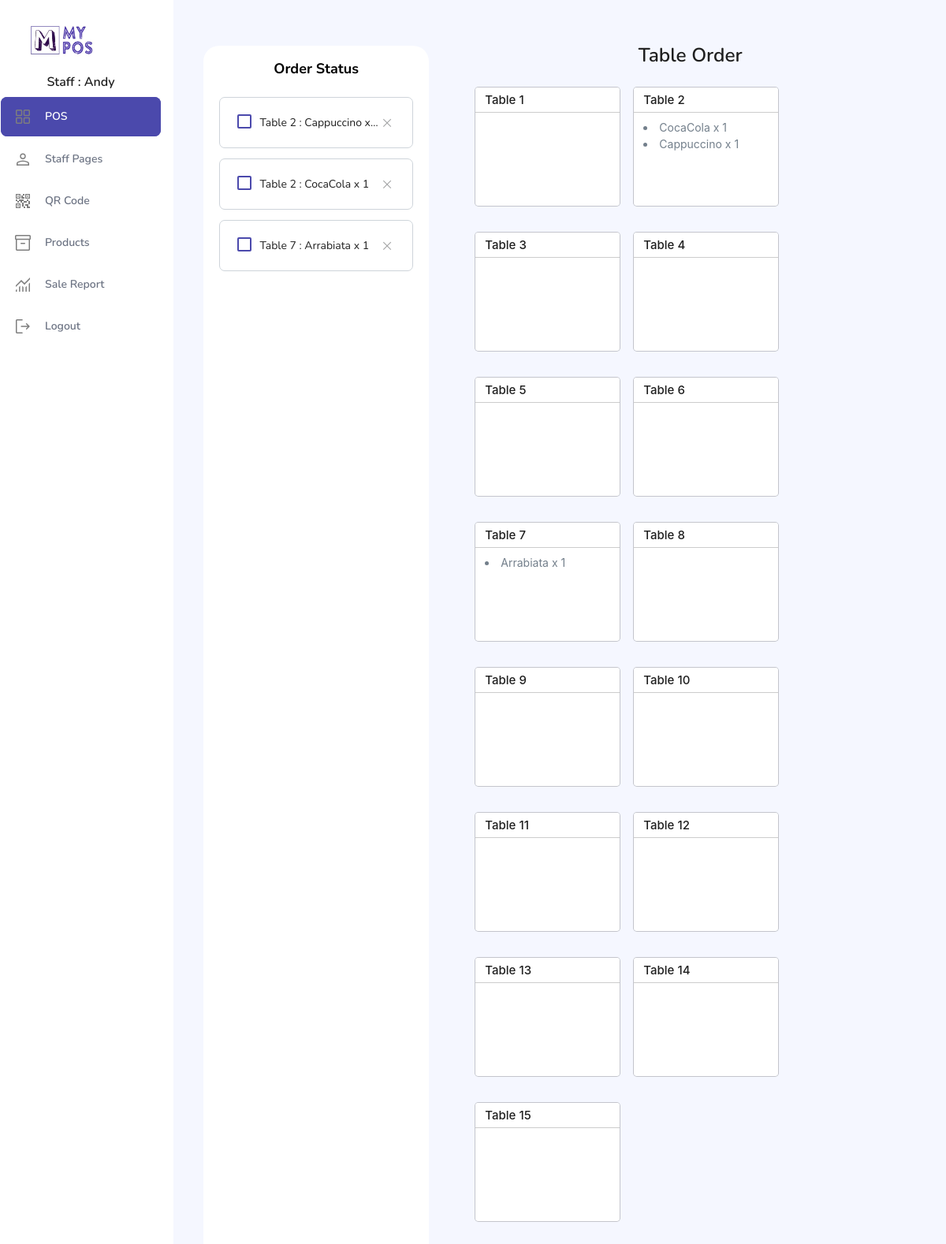
Screenshot of /tableOrders.php (signed in) with the database file from the repository.
### tables this page shows
CREATE TABLE `purchase_order` (
  `id` int(11) NOT NULL,
  `table_number` int(22) NOT NULL,
  `product_name` varchar(11) NOT NULL,
  `quantity` int(11) NOT NULL,
  `unit_price` decimal(10,0) NOT NULL,
  `sub_total` decimal(10,0) NOT NULL,
  `isdone` varchar(11) DEFAULT NULL,
  `date` timestamp NOT NULL DEFAULT current_timestamp()
);

### db.php (called while the page is built)
<?php
$conn = new mysqli("localhost", "root", "", "pos");
$conn->set_charset("utf8");
function messagQueue($sql){
   global $conn;
   return $conn->query($sql);
}
?>

### tableOrders.php (the view, shortened to what this page needs)
<?php
	include "db.php";
$checkboxsql = messagQueue("SELECT product_name, table_number, quantity, isdone FROM purchase_order WHERE NOT isdone='true' ORDER BY table_number DESC");
?>
<!DOCTYPE html>
<html lang="en">
<head>
  <link rel="stylesheet" href="../../vendors/ti-icons/css/themify-icons.css">
  <link rel="stylesheet" href="../../css/vertical-layout-light/style.css">
</head>
<body>
      <div class="row">
      <nav class="sidebar sidebar-offcanvas" id="sidebar">
        <ul class="nav">
            <a class="navbar-brand brand-logo mr-5" href="tableOrders.php"><img src="../images/logo.jpg" width="82.69" height="44" alt="logo"/></a>
            <br><h5>Staff : <?php echo $_SESSION['username'] ?></h5>
          <li class="nav-item">
            <a class="nav-link" href="tableOrders.php">
            <i class="menu-icon"><img src="images/pos.svg"  width="24" height="24"></i>
              <span class="menu-title">POS</span>
            </a>
          </li>
          <li class="nav-item">
            <a class="nav-link" href="pages/userProfile/userProfile.php">
            <i class="menu-icon"><img src="images/user.svg"  width="24" height="24"></i>
                <span class="menu-title">Staff Pages</span>
            </a>
          </li>
          <li class="nav-item">
            <a class="nav-link"  href="pages/qr/qr.php">
            <i class="menu-icon"><img src="images/qrcode.svg"  width="24" height="24"></i>
              <span class="menu-title">QR Code</span>
            </a>
          </li>
          <li class="nav-item">
            <a class="nav-link" href="pages/products/products.php">
            <i class="menu-icon"><img src="images/product.svg"  width="24" height="24"></i>
              <span class="menu-title">Products</span>
            </a>
          </li>
          <li class="nav-item">
            <a class="nav-link"  href="reportChart.php" >
            <i class="menu-icon"><img src="images/sales.svg"  width="24" height="24"></i>
              <span class="menu-title">Sale Report</span>
            </a>
          </li>
          <li class="nav-item">
            <a class="nav-link"  href="pages/login/logout.php">
            <i class="menu-icon"><img src="images/logout.svg"  width="24" height="24"></i>
              <span class="menu-title">Logout</span>
            </a>
          </li>
        </ul>
      </nav>
      <div class="main-panel">
        <div class="content-wrapper">
           <div class="row">
            <div class="col-md-4 grid-margin stretch-card">
							<div class="card">
								<div class="card-body">
									<h4 class="card-title">Order Status</h4>
									<div class="list-wrapper pt-2">
										<ul class="d-flex flex-column-reverse todo-list todo-list-custom">
											<?php
											while ($row = $checkboxsql->fetch_assoc())
											{
											?>
											<li  id="checkbox" >
												<div class="form-check form-check-flat">
													<label id ="label" class="form-check-label" pname= "<?php echo $row['product_name']; ?>" tableNum= "<?php echo $row['table_number']; ?>">
												    Table <?php echo $row['table_number']; ?> :	<?php echo $row['product_name']; ?> x <?php echo $row['quantity']; ?>
													</label>
												</div>
												<i class="remove ti-close" ></i>
											</li>
											<?php
										}
										?>
										</ul>
                  </div>
								</div>
							</div>
            </div>
            <div class="col-md-8 grid-margin stretch-card">
              <div class="card-body">
                <h3 class="card-title">Table Order</h3>
                <div class="popover-static-demo">
                <?php for( $i = 0; $i<15; $i++ )
                { $tableNum =$i+1;
                ?>
                  <div class="popover bs-popover-top bs-popover-top-demo" onclick="location.href='orderPayment.php?tableNum=<?php echo $tableNum; ?>'">
                    <h3 class="popover-header" tableNum="<?php echo $tableNum; ?>"><td>Table <?php echo $tableNum; ?></td></h3>
                    <div class="popover-body">
                        <?php
                          $sql = messagQueue("SELECT product_name, quantity,isdone FROM purchase_order WHERE table_number = '".$tableNum."' ");
                          while ($row = $sql->fetch_assoc())
                          {
                            if($row['isdone']=='true'){
                              $textcolor = '#1E5631';
                              $textbold ='font-weight:bold';
                            }
                            else{
                              $textcolor = '#737F8B';
                              $textbold = 'font-weight:normal';
                            }
                          ?>
                              <li style="color:<?php echo $textcolor ?>; <?php echo $textbold ?>" class="pname" isdone="<?php echo $row['isdone']; ?>" productName="<?php echo $row['product_name']; ?>" ><?php echo $row['product_name']; ?> x <?php echo $row['quantity']; ?></li>
                          <?php
                          }
                          ?>
                    </div>
                  </div>
                <?php
                }
                ?>
                </div>
              </div>
            </div>
          </div>
        </div>
        </div>
      </div>
</body>
</html>

### rows the page displays
purchase_order: table_number "7", product_name "Arrabiata", quantity "1"
purchase_order: table_number "2", product_name "CocaCola", quantity "1"
purchase_order: table_number "2", product_name "Cappuccino", quantity "1"

### other values shown
$_SESSION['username'] "Andy"
$tableNum "1"
$tableNum "2"
$tableNum "3"
$tableNum "4"
$tableNum "5"
$tableNum "6"
$tableNum "7"
$tableNum "8"
$tableNum "9"
$tableNum "10"
$tableNum "11"
$tableNum "12"
$tableNum "13"
$tableNum "14"
